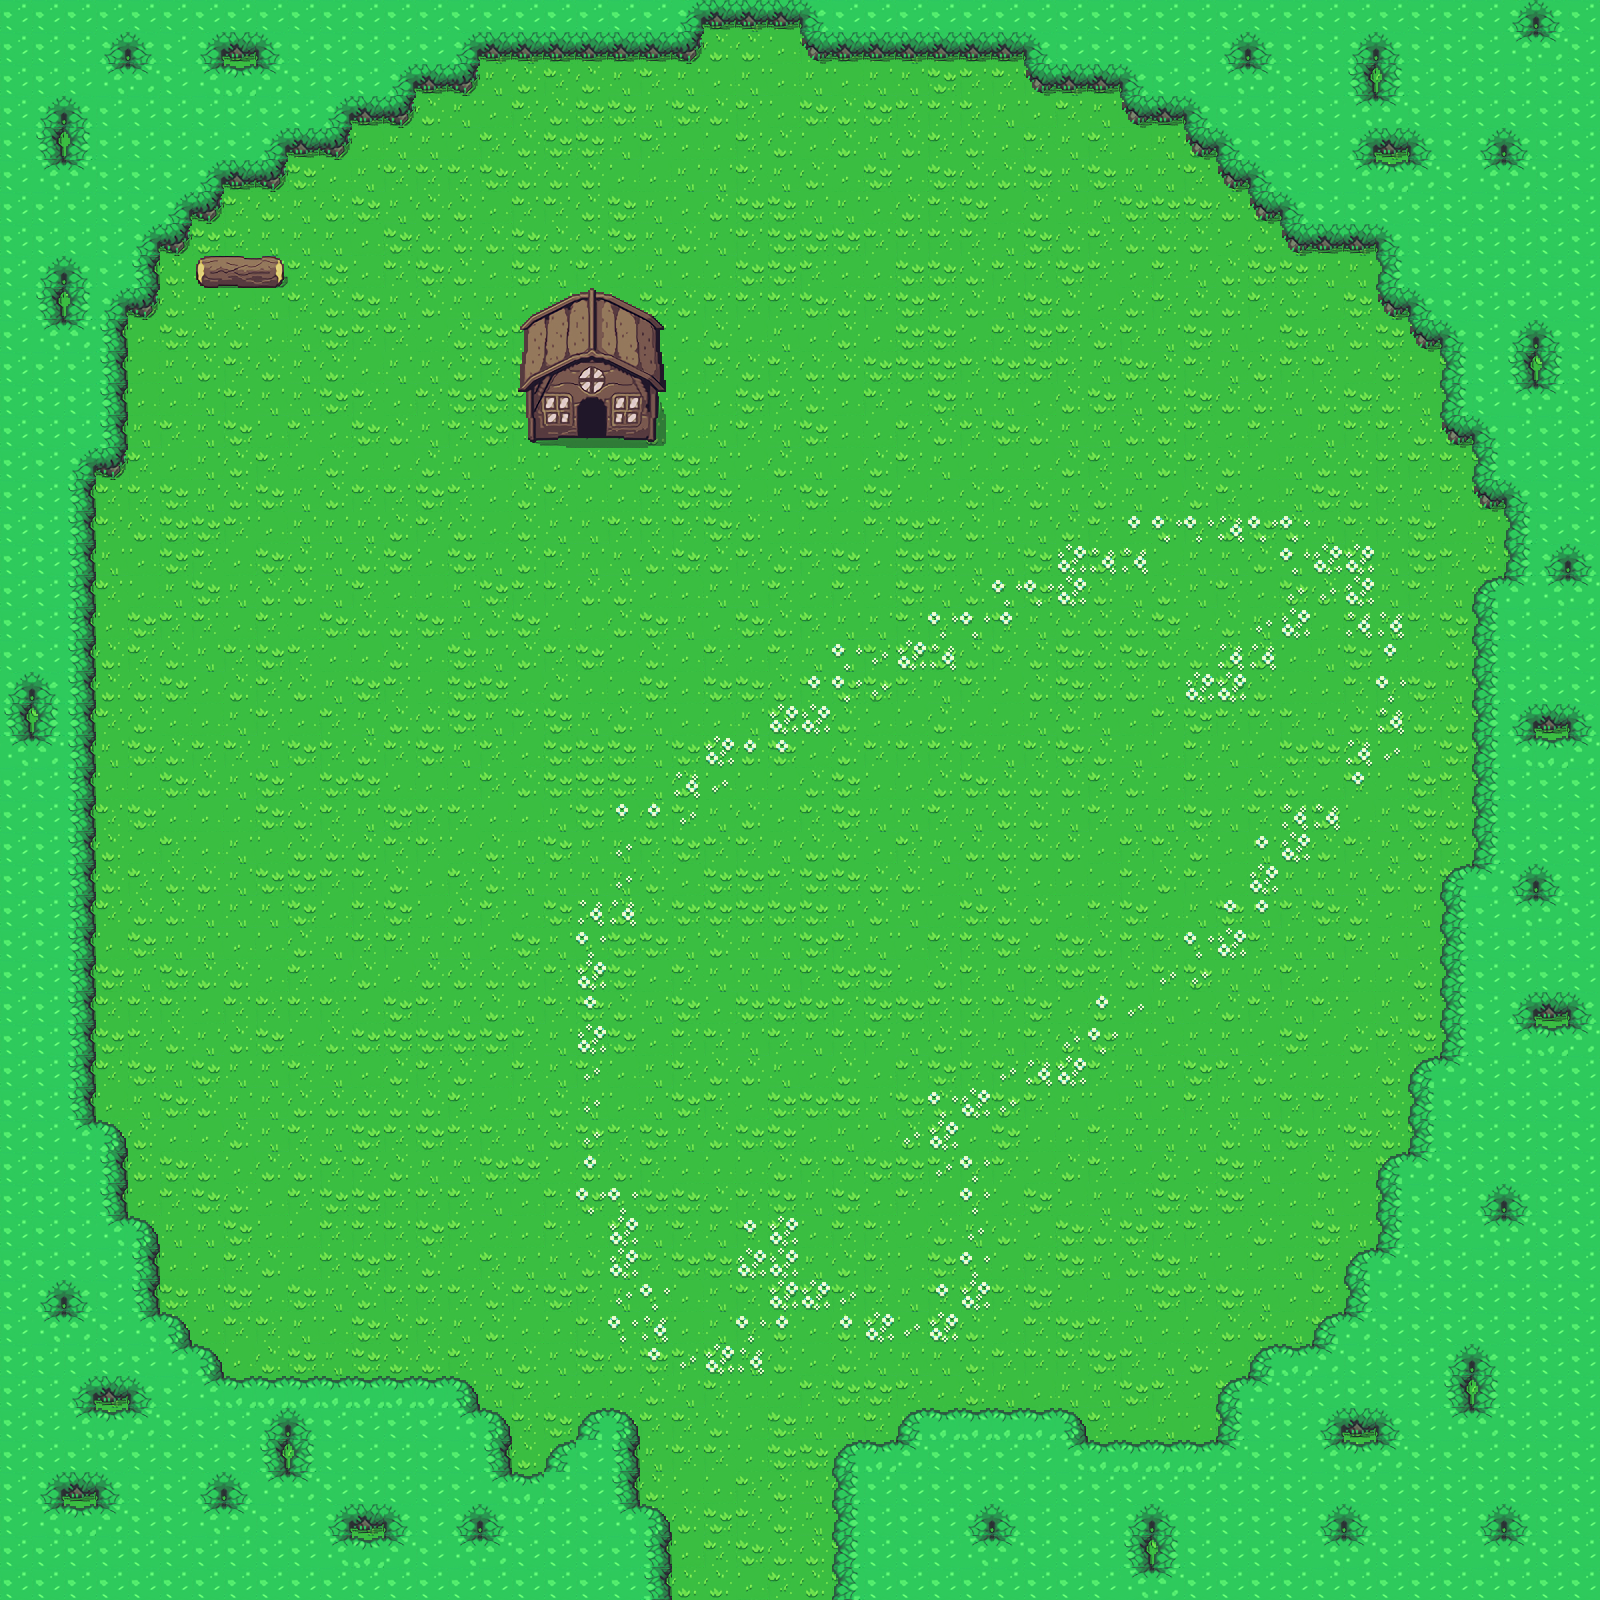

The image is a tile-based game level rendered from a .tmx file. Its description and source (layers, tilesets, objects; grid data summarised) follow:
An orthogonal 50x50 tile map with 32x32 px tiles, 5 tile layers (Grass Layer, Tree Layer, Flowers Layer, Buildings Layer, ...) and 50 objects.

<map version="1.0" orientation="orthogonal" renderorder="right-down" width="50" height="50" tilewidth="32" tileheight="32" nextobjectid="72">
 <tileset firstgid="1" name="MainTileset" tilewidth="32" tileheight="32" tilecount="1440" columns="40">
  <image source="../../../../../RPGopnikContent/Tilesets/MainTileset.png" width="1280" height="1152" />
 </tileset>
 <layer name="Grass Layer" width="50" height="50">
  <data>[2500 cells, 2500 non-empty, 5 distinct tile ids]</data>
 </layer>
 <layer name="Tree Layer" width="50" height="50">
  <data>[2500 cells, 842 non-empty, 13 distinct tile ids]</data>
 </layer>
 <layer name="Flowers Layer" width="50" height="50">
  <data>[2500 cells, 119 non-empty, 5 distinct tile ids]</data>
 </layer>
 <layer name="Buildings Layer" width="50" height="50">
  <data>[2500 cells, 14 non-empty, 14 distinct tile ids]</data>
 </layer>
 <layer name="Buildings Overlay Layer" width="50" height="50">
  <data>[2500 cells, 14 non-empty, 14 distinct tile ids]</data>
 </layer>
 <objectgroup name="Collision">
  <object id="5" x="448.667" y="32" width="255" height="31.6667" />
  <object id="6" x="672" y="0" width="159.667" height="31.3333" />
  <object id="7" x="800" y="32" width="255.333" height="31.3333" />
  <object id="8" x="1024.33" y="63.3333" width="127.667" height="32.3333" />
  <object id="9" x="1120" y="95.3333" width="95.3333" height="32.6667" />
  <object id="10" x="1184" y="128.333" width="64" height="31.3333" />
  <object id="11" x="1216.67" y="160" width="64" height="32" />
  <object id="14" x="1248.33" y="192.667" width="63.6667" height="31.3333" />
  <object id="15" x="1280" y="223.333" width="128" height="32.6667" />
  <object id="16" x="1376" y="256.667" width="64" height="63.3333" />
  <object id="17" x="1408.33" y="320.667" width="63.6667" height="31" />
  <object id="18" x="1440" y="352.333" width="64" height="95.3333" />
  <object id="19" x="1472.67" y="448" width="63.6667" height="63.6667" />
  <object id="20" x="1504.33" y="512" width="31.6667" height="96" />
  <object id="21" x="1471.67" y="576" width="32" height="320.667" />
  <object id="22" x="1440" y="863.667" width="32" height="224" />
  <object id="23" x="1407.67" y="1055.33" width="32.3333" height="129.333" />
  <object id="24" x="1376" y="1151.67" width="32" height="129" />
  <object id="25" x="1344.33" y="1247.67" width="32.3333" height="97" />
  <object id="26" x="1312" y="1312.67" width="32" height="63" />
  <object id="27" x="1248" y="1343.67" width="64" height="64.6667" />
  <object id="28" x="1215.33" y="1375.67" width="32.6667" height="97" />
  <object id="31" x="1088.5" y="1440.5" width="126" height="31" />
  <object id="32" x="896.5" y="1408" width="190.5" height="64.5" />
  <object id="33" x="832.5" y="1440.5" width="63.5" height="159.5" />
  <object id="34" x="607.5" y="1504.5" width="63.5" height="95" />
  <object id="35" x="576" y="1408" width="63.5" height="98.5" />
  <object id="36" x="544" y="1440.5" width="32" height="66" />
  <object id="37" x="481" y="1472.5" width="62.5" height="33" />
  <object id="38" x="447.5" y="1408.5" width="63" height="63.5" />
  <object id="39" x="192.5" y="1376" width="286" height="32.5" />
  <object id="40" x="160" y="1343" width="63" height="31" />
  <object id="41" x="127" y="1311" width="64.5" height="32" />
  <object id="42" x="95.5" y="1217" width="63.5" height="94.5" />
  <object id="43" x="64" y="1119.5" width="63" height="97.5" />
  <object id="44" x="64" y="448" width="32" height="671" />
  <object id="46" x="96" y="288.333" width="32" height="192" />
  <object id="49" x="128.667" y="224.667" width="32" height="96" />
  <object id="52" x="161" y="192.333" width="32" height="64" />
  <object id="53" x="193.333" y="160.333" width="32" height="64" />
  <object id="55" x="225" y="160" width="62.6667" height="32.3333" />
  <object id="56" x="256" y="127.333" width="95.3333" height="32" />
  <object id="57" x="320.333" y="96" width="96" height="32" />
  <object id="58" x="385" y="64.6667" width="96" height="32" />
  <object id="60" x="527.75" y="354.045" width="47.375" height="82.7045" />
  <object id="61" x="608.625" y="353.864" width="47.375" height="83.1364" />
  <object id="62" x="527.813" y="351.5" width="128" height="54" />
  <object id="68" x="196.432" y="256.212" width="87.6364" height="31.7159" />
 </objectgroup>
 <objectgroup name="Spell Learning">
  <object id="71" x="158.542" y="224.833" width="160.25" height="95.5" />
 </objectgroup>
 <objectgroup name="Transition">
  <object id="64" x="576.25" y="406" width="31" height="17.5" />
 </objectgroup>
</map>